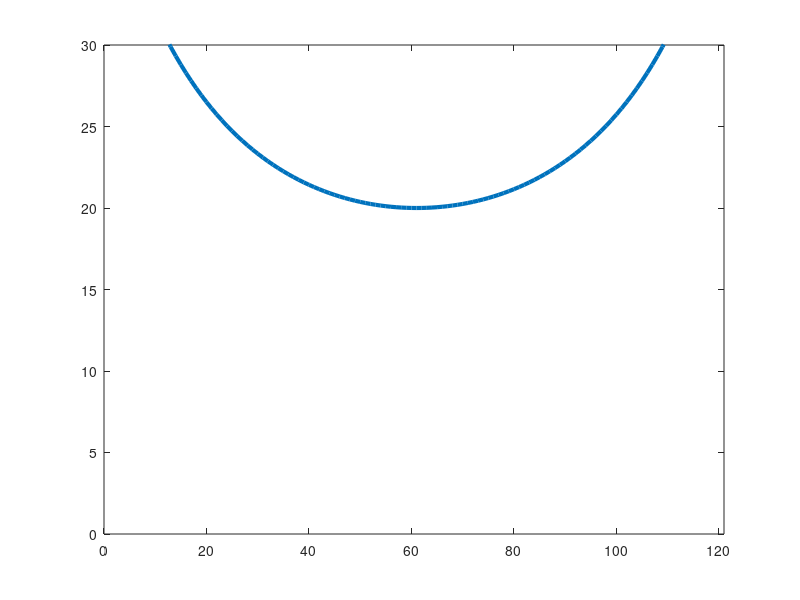
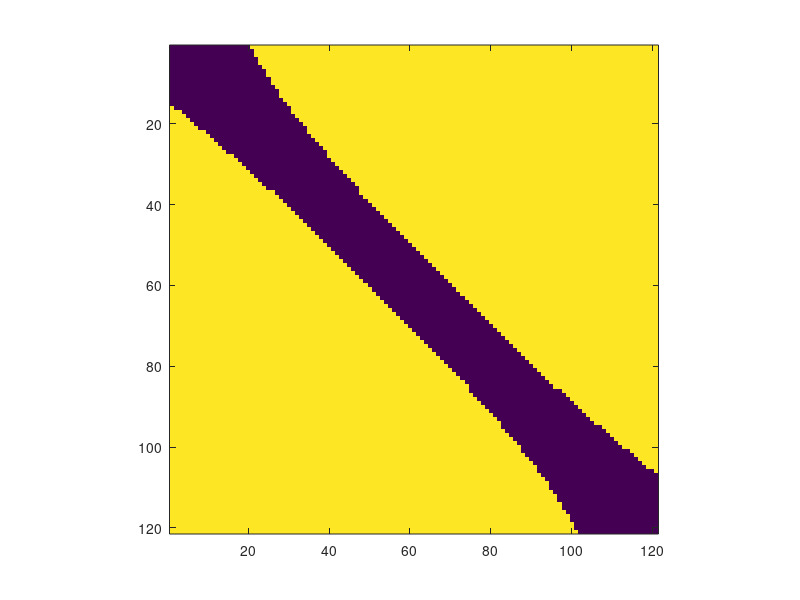

Recreate these plots in MATLAB, in order.
c = 34300;
fc = 20e3;
lambda = c / fc;
d = lambda / 2;
N = 16;

theta_0 = 0.886*lambda / N / d / pi * 180;
ang = -60:1:60;
theta = 20 ./ (cos(ang / 180 * pi));
% theta = round(theta);
mask = ones(length(ang), length(ang));

figure(1)
clf
plot(theta, 'linewidth', 3)
axis([0, length(mask), 0, 30])
saveas(gcf, 'figs/matlab_test.png')

for ti = 1 : length(ang)
    width = floor(theta(ti) / 2);
    % width = 20;
    lower = ti - width;
    upper = ti + width;
    if(lower < 1) lower = 1; end
    if(upper > length(ang)) upper = length(ang); end
    mask(ti, lower:upper) = 0;
end

figure(1)
clf
image(mask * 255)
pbaspect([1,1,1])
% axis([0, length(mask), 0, 30])
saveas(gcf, 'figs/matlab_test.png')

save mask.mat mask
